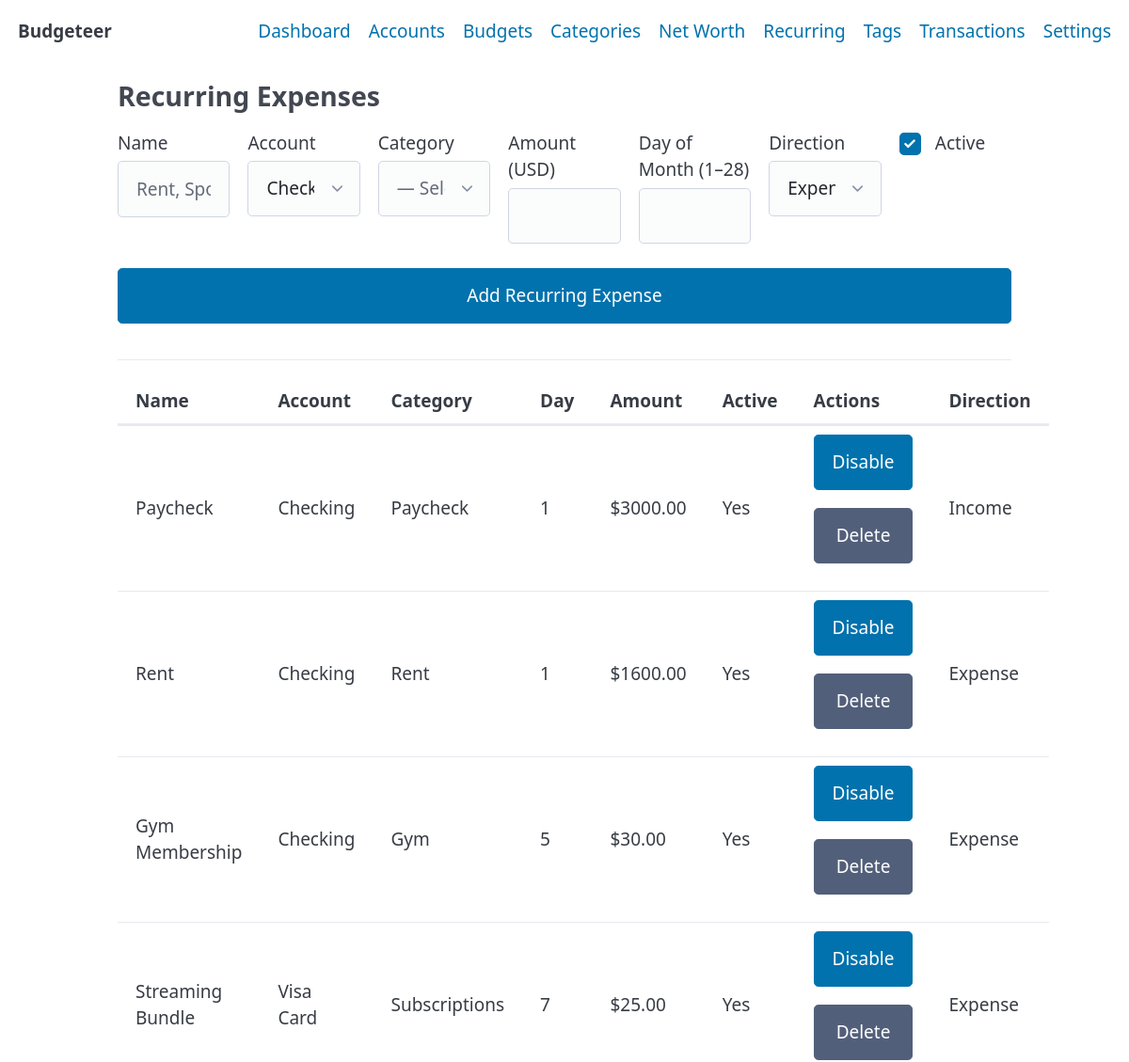
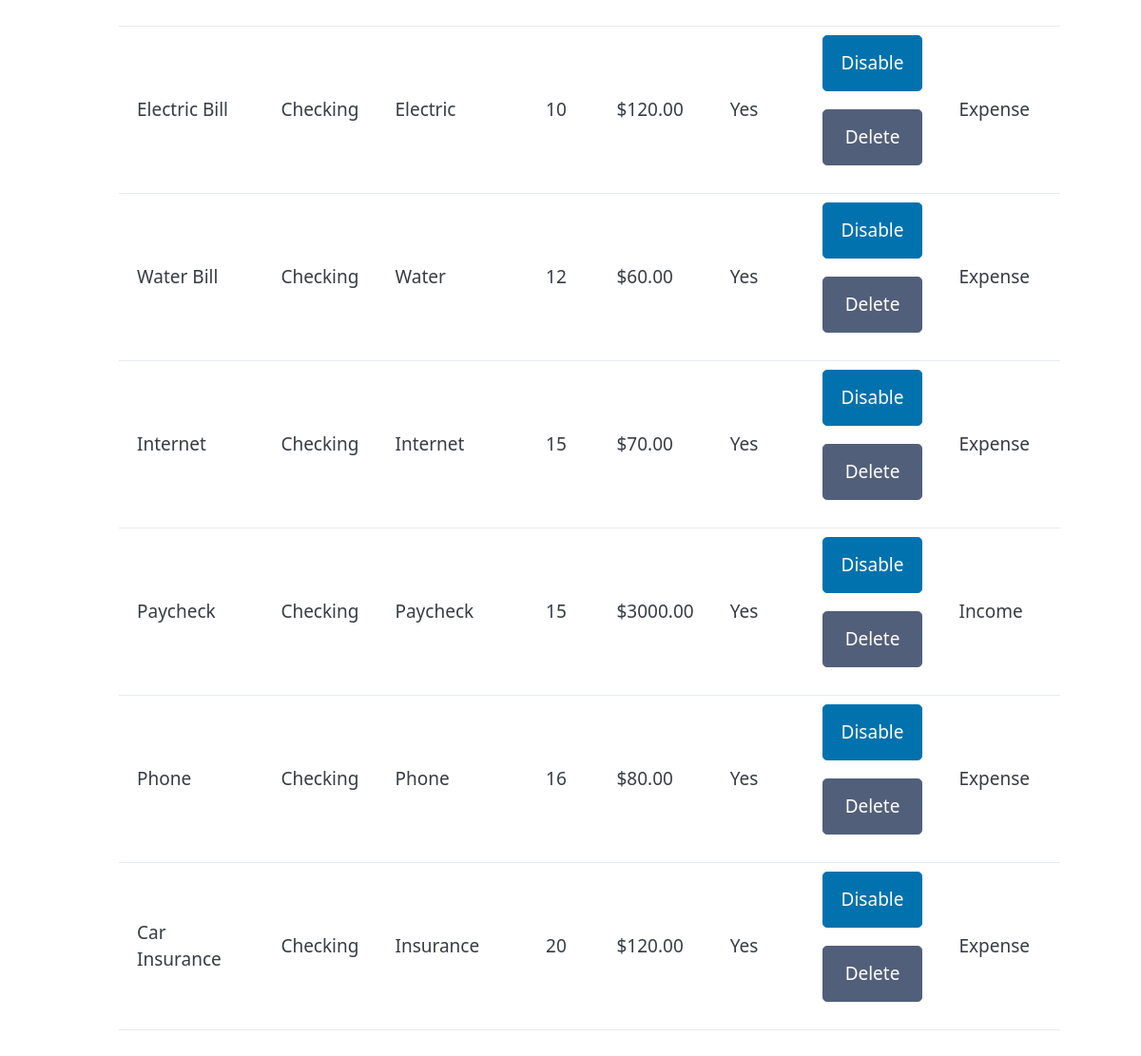
Screenshot of /recurring/ with the database file from the repository (2 pictures, top to bottom).
### tables this page shows
CREATE TABLE recurring (
  id INTEGER PRIMARY KEY,
  name TEXT NOT NULL,
  account_id INTEGER NOT NULL REFERENCES accounts(id) ON DELETE CASCADE,
  category_id INTEGER NOT NULL REFERENCES categories(id) ON DELETE CASCADE,
  amount_cents INTEGER NOT NULL,
  day_of_month INTEGER NOT NULL CHECK (day_of_month BETWEEN 1 AND 28),
  direction TEXT NOT NULL DEFAULT 'out' CHECK (direction IN ('in','out')),
  active INTEGER NOT NULL DEFAULT 1
);

CREATE TABLE accounts (
  id INTEGER PRIMARY KEY,
  name TEXT NOT NULL,
  type TEXT NOT NULL CHECK (type IN ('debit','credit','investment')),
  last4 TEXT
);

CREATE TABLE categories (
  id INTEGER PRIMARY KEY,
  name TEXT NOT NULL UNIQUE,
  group_id INTEGER REFERENCES category_groups(id) ON DELETE SET NULL
);

### app/routes/recurring.py (the view, shortened to what this page needs)
@recurring_bp.route("/", methods=["GET", "POST"])
def index():
    recs = RecurringService.get_all_with_details()
    accts = AccountRepository.get_all()
    cats = CategoryRepository.get_all_with_groups()
    return render_template("recurring.html", recs=recs, accts=accts, cats=cats)

### app/repositories/account_repository.py (called while the page is built)
    @staticmethod
    def get_all() -> List[dict]:
        with get_db() as db:
            return db.execute("SELECT * FROM accounts ORDER BY id").fetchall()

### app/repositories/category_repository.py (called while the page is built)
    @staticmethod
    def get_all_with_groups() -> List[dict]:
        with get_db() as db:
            return db.execute(
                """
                SELECT
                    c.id,
                    c.name,
                    COALESCE(g.name, '') AS group_name
                FROM categories c
                LEFT JOIN category_groups g ON g.id = c.group_id
                ORDER BY g.sort_order IS NULL, g.sort_order, g.name, c.name
                """
            ).fetchall()

### app/repositories/recurring_repository.py (called while the page is built)
    @staticmethod
    def get_all_with_details() -> List[dict]:
        with get_db() as db:
            return db.execute(
                """
                SELECT r.id, r.name, r.amount_cents, r.day_of_month, r.direction, r.active,
                    a.name AS account_name,
                    c.name AS category_name
                FROM recurring r
                JOIN accounts a ON a.id = r.account_id
                LEFT JOIN categories c ON c.id = r.category_id
                ORDER BY r.day_of_month, r.name
                """
            ).fetchall()

### app/services/recurring_service.py (called while the page is built)
    @staticmethod
    def get_all_with_details() -> List[dict]:
        return RecurringRepository.get_all_with_details()

### db.py (called while the page is built)
@contextmanager
def get_db():
    conn = sqlite3.connect(DB_PATH)
    conn.row_factory = sqlite3.Row
    try:
        yield conn
        conn.commit()
    finally:
        conn.close()

### templates/recurring.html (shortened to what this page needs)
{% extends 'layout.html' %}
{% block content %}
<h3>Recurring Expenses</h3>
<form method="post">
    <div class="grid">
        <label>Name
            <input name="name" placeholder="Rent, Spotify, etc." required>
        </label>
        <label>Account
            <select name="account_id">
                {% for a in accts %}
                <option value="{{ a['id'] }}">{{ a['name'] }}</option>
                {% endfor %}
            </select>
        </label>
        <label>Category
            <select name="category_id" required>
                <option value disabled selected>— Select a category —</option>
            </select>
        </label>
        <label>Amount (USD)
            <input type="number" step="0.01" name="amount" required>
        </label>
        <label>Day of Month (1–28)
            <input type="number" min="1" max="28" name="day_of_month" required>
        </label>
        <label>Direction
            <select name="direction" required>
                <option value="out" selected>Expense (−)</option>
            </select>
        </label>
        <label>
            <input type="checkbox" name="active" checked>
            Active
        </label>
    </div>
    <button type="submit">Add Recurring Expense</button>
</form>
<hr>
<table>
    <thead>
        <tr>
            <th>Name</th>
            <th>Account</th>
            <th>Category</th>
            <th>Day</th>
            <th>Amount</th>
            <th>Active</th>
            <th>Actions</th>
            <th>Direction</th>
        </tr>
    </thead>
    <tbody>
        {% for r in recs %}
        <tr>
            <td>{{ r['name'] }}</td>
            <td>{{ r['account_name'] }}</td>
            <td>{{ r['category_name'] or '' }}</td>
            <td>{{ r['day_of_month'] }}</td>
            <td>${{ '%.2f' % (r['amount_cents']/100) }}</td>
            <td>{{ 'Yes' if r['active'] else 'No' }}</td>
            <td>
                <form method="post"
                    action="{{ url_for('recurring.toggle', rec_id=r['id']) }}"
                    style="display:inline">
                    <button type="submit">
                        {% if r['active'] %}Disable{% else %}Enable{% endif %}
                    </button>
                </form>
                <form method="post"
                    action="{{ url_for('recurring.delete', rec_id=r['id']) }}"
                    style="display:inline"
                    onsubmit="return confirm('Delete this recurring expense?');">
                    <button type="submit" class="secondary">Delete</button>
                </form>
            </td>
            <td>{{ 'Income' if r['direction']=='in' else 'Expense' }}</td>
        </tr>
        {% endfor %}
    </tbody>
</table>
{% endblock %}

### rows the page displays
recurring: name "Paycheck", account_name "Checking", day_of_month "1", r['amount_cents']/100 "3000.00", active "Yes", shows "Disable", direction "Income"
recurring: name "Rent", account_name "Checking", day_of_month "1", r['amount_cents']/100 "1600.00", active "Yes", shows "Disable", direction "Expense"
recurring: name "Gym Membership", account_name "Checking", name "Gym", day_of_month "5", r['amount_cents']/100 "30.00", active "Yes", shows "Disable", direction "Expense"
recurring: name "Streaming Bundle", account_name "Visa Card", name "Subscriptions", day_of_month "7", r['amount_cents']/100 "25.00", active "Yes", shows "Disable", direction "Expense"
recurring: name "Electric Bill", account_name "Checking", name "Electric", day_of_month "10", r['amount_cents']/100 "120.00", active "Yes", shows "Disable", direction "Expense"
recurring: name "Water Bill", account_name "Checking", name "Water", day_of_month "12", r['amount_cents']/100 "60.00", active "Yes", shows "Disable", direction "Expense"
recurring: name "Internet", account_name "Checking", day_of_month "15", r['amount_cents']/100 "70.00", active "Yes", shows "Disable", direction "Expense"
recurring: name "Paycheck", account_name "Checking", day_of_month "15", r['amount_cents']/100 "3000.00", active "Yes", shows "Disable", direction "Income"
recurring: name "Phone", account_name "Checking", day_of_month "16", r['amount_cents']/100 "80.00", active "Yes", shows "Disable", direction "Expense"
recurring: name "Car Insurance", account_name "Checking", name "Insurance", day_of_month "20", r['amount_cents']/100 "120.00", active "Yes", shows "Disable", direction "Expense"

### other values shown
form field account_id "Checking"
